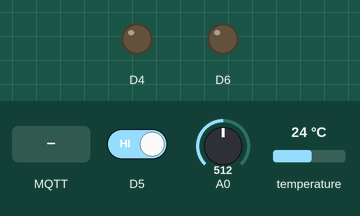
Bench run of a sketch on a simulated ESP8266 (NodeMCU). Shown: output pins drawn as LEDs (lit = HIGH). The test bench sets the inputs (shaded band); at power-on: D5 HIGH, A0 = 512, temperature 24 °C. WiFi joins after 1.5 s; servers stay silent unless stated; no MQTT or app messages arrive unless stated; what the sketch prints to the serial monitor is not drawn.

Above: at 2.7 s.
2.8 s: MQTT message "1" arrives on the first subscribed topic
At 4.2 s:
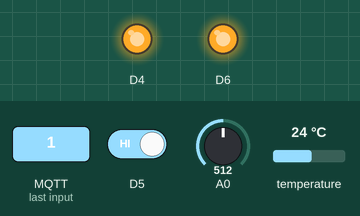
5.2 s: MQTT message "l" arrives on the first subscribed topic
At 6.4 s:
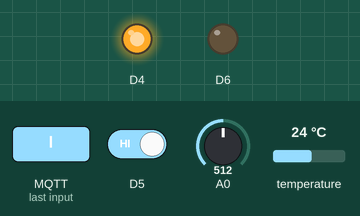
6.7 s: D5 driven LOW
At 7.8 s:
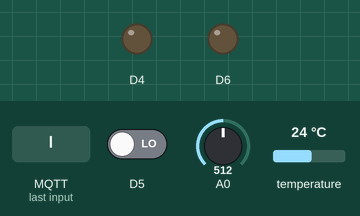
8.2 s: D5 driven HIGH
At 10.1 s:
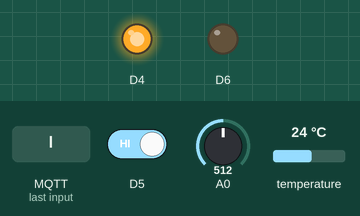
Timing chart, 0 to 11.6 s (numbered marks = the images above; inputs shaded):
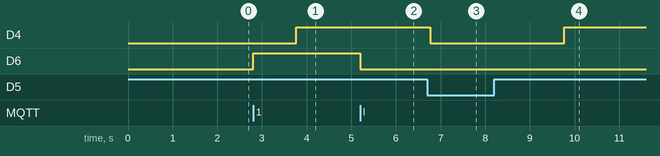

The sketch:

placa_wt.ino
```cpp
#include <ESP8266WiFi.h>
#include <PubSubClient.h>
#include <OneWire.h>
#include <DallasTemperature.h>

// Data wire is plugged into pin 2 on the Arduino
#define ONE_WIRE_BUS 5 //2

// Setup a oneWire instance to communicate with any OneWire devices
// (not just Maxim/Dallas temperature ICs)
OneWire oneWire(ONE_WIRE_BUS);
DallasTemperature sensors(&oneWire);

// Update these with values suitable for your network.
const char* ssid = "";
const char* password = "";
const char* mqtt_server = "nattech.fib.upc.edu"; //"192.168.1.42"
const int mqtt_port = 40412;  //1883
const char* mqtt_user = "";
const char* mqtt_pass = "";

WiFiClient espClient;
PubSubClient client(espClient);
PubSubClient client2(espClient);
long lastMsg = 0;
float temp = 0;
float humidity = 0;
float light = 0;
int inPin = 5;
int plantID = 1;
int led = 0;
String temperatureMessage;
String humidityMessage;
String ledMessage;

void setup_wifi() {
  delay(10);
  // We start by connecting to a WiFi network
  Serial.println();
  Serial.print("Connecting to ");
  Serial.println(ssid);
  WiFi.begin(ssid, password);

  while (WiFi.status() != WL_CONNECTED)
  {
    delay(500);
    Serial.print(".");
  }
  Serial.println("");
  Serial.println("WiFi connected");
  Serial.println("IP address: ");
  Serial.println(WiFi.localIP());
}
void reconnect() {
  // Loop until we're reconnected
  while (!client.connected()) {
    Serial.print("Attempting MQTT connection...");
    // Attempt to connect
    if (client.connect("arduinoClient_temperature_sensor", mqtt_user, mqtt_pass)) {
      Serial.println("connected");
      client.subscribe("lz");
    } else {
      Serial.print("failed, rc=");
      Serial.print(client.state());
      Serial.println(" try again in 5 seconds");
      // Wait 5 seconds before retrying
      delay(5000);
    }
  }
}
void callback(char* topic, byte* payload, unsigned int length) {
  char testMessage[5] = "test";
  // Función de callback para procesar mensajes MQTT recibidos
  if (topic[0] == 'l') {
    // Si el mensaje es para controlar el LED
    if (payload[0] == '1') {
      client.publish(testMessage, topic/*,TRUE*/);
      // Encender el LED
      digitalWrite(D6, HIGH);
      led = 1;
    } else {
      // Apagar el LED
      digitalWrite(D6, LOW);
      led = 0;
    }
  }
}

void setup()
{
  Serial.begin(115200);
  pinMode(inPin, INPUT);
  pinMode(D1, INPUT);       //he añadido esto pero creo que no hace falta
  //pinMode(A0, INPUT);
  pinMode(D6 , OUTPUT);
  pinMode(D4 , OUTPUT);
  client.setServer(mqtt_server, mqtt_port);
  client.setCallback(callback);
  setup_wifi();
  sensors.begin();
}

void loop()
{
  if (!client.connected()) {
    reconnect();
  }
  client.loop();

  long now = millis();
  if (now - lastMsg > 3000) {
    lastMsg = now;
    sensors.setResolution(12);
    sensors.requestTemperatures(); // Send the command to get temperatures
    temp = sensors.getTempCByIndex(0);
    humidity = analogRead(A0);
    light = digitalRead(D5); // Poner el pin que toque!!
    //temp = digitalRead(D1);
    humidity = map(humidity, 0, 8, 0, 100); //12 -> 13 o +
    //humidity = (1000-humidity)/10;
    Serial.println(temp);
    Serial.println(humidity);
    //Serial.println(humidity);

    //if((temp > -20) && (temp <60) && (humidity > 0))
    temperatureMessage = String(plantID) + " " + String(temp, 2);
    client.publish("temperature", temperatureMessage.c_str()/*,TRUE*/);

    //if (humidity >= 0)
    humidityMessage = String(plantID) + " " + String(humidity);
    client.publish("humidity", humidityMessage.c_str()/*,TRUE*/);

    if (light == LOW) {
      digitalWrite(D4, LOW);
      //String lightMessage = String(plantID) + " true";
      //client.publish("light", lightMessage.c_str()/*,TRUE*/);
    }
    else {
      digitalWrite(D4, HIGH);
      //String lightMessage = String(plantID) + " false";
      //client.publish("light", lightMessage.c_str()/*,TRUE*/);
    }
    ledMessage = String(plantID) + " " + String(led);
    client.publish("led", ledMessage.c_str()/*,TRUE*/);
    /*if(client2.subscribe("light")) digitalWrite(D7, HIGH);
    else digitalWrite(D7, LOW);*/
  }
}
```

Measured:
- after the input at 2.8 s, D6: LOW → HIGH at once
- after the input at 5.2 s, D6: HIGH → LOW at once
- after the input at 6.7 s, D4: HIGH → LOW after 0.07 s
- after the input at 8.2 s, D4: LOW → HIGH after 1.6 s
